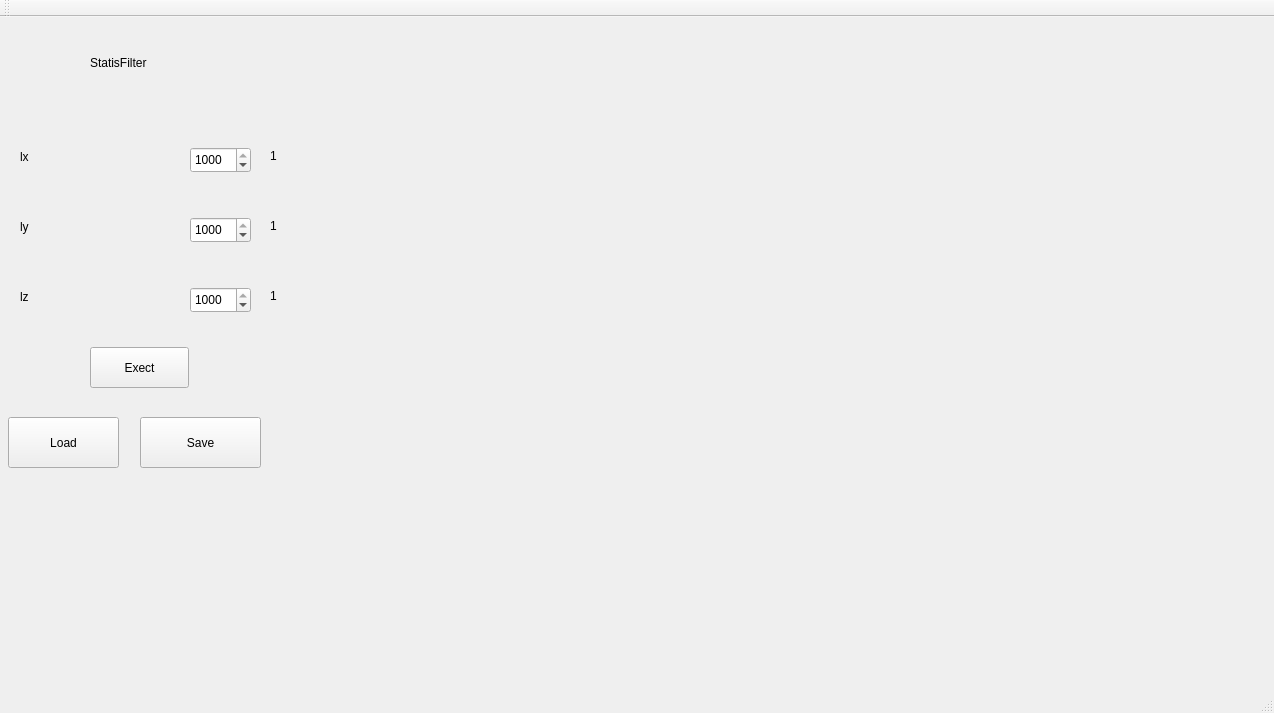
<?xml version="1.0" encoding="UTF-8"?>
<ui version="4.0">
 <class>VoxelFilter</class>
 <widget class="QMainWindow" name="VoxelFilter">
  <property name="geometry">
   <rect>
    <x>0</x>
    <y>0</y>
    <width>1274</width>
    <height>713</height>
   </rect>
  </property>
  <property name="windowTitle">
   <string>VoxelFilter</string>
  </property>
  <widget class="QWidget" name="centralWidget">
   <widget class="QLabel" name="label_title">
    <property name="geometry">
     <rect>
      <x>90</x>
      <y>30</y>
      <width>101</width>
      <height>31</height>
     </rect>
    </property>
    <property name="text">
     <string>StatisFilter</string>
    </property>
   </widget>
   <widget class="QLabel" name="label_num_2">
    <property name="geometry">
     <rect>
      <x>270</x>
      <y>200</y>
      <width>51</width>
      <height>17</height>
     </rect>
    </property>
    <property name="text">
     <string>1</string>
    </property>
   </widget>
   <widget class="QSpinBox" name="spinBox_2">
    <property name="geometry">
     <rect>
      <x>190</x>
      <y>200</y>
      <width>61</width>
      <height>26</height>
     </rect>
    </property>
    <property name="minimum">
     <number>-1000</number>
    </property>
    <property name="maximum">
     <number>1000</number>
    </property>
    <property name="value">
     <number>1000</number>
    </property>
   </widget>
   <widget class="QPushButton" name="pushButton_load">
    <property name="geometry">
     <rect>
      <x>8</x>
      <y>400</y>
      <width>111</width>
      <height>51</height>
     </rect>
    </property>
    <property name="text">
     <string>Load</string>
    </property>
   </widget>
   <widget class="QSpinBox" name="spinBox_1">
    <property name="geometry">
     <rect>
      <x>190</x>
      <y>130</y>
      <width>61</width>
      <height>26</height>
     </rect>
    </property>
    <property name="minimum">
     <number>-1000</number>
    </property>
    <property name="maximum">
     <number>1000</number>
    </property>
    <property name="value">
     <number>1000</number>
    </property>
   </widget>
   <widget class="QPushButton" name="pushButton_save">
    <property name="geometry">
     <rect>
      <x>140</x>
      <y>400</y>
      <width>121</width>
      <height>51</height>
     </rect>
    </property>
    <property name="text">
     <string>Save</string>
    </property>
   </widget>
   <widget class="QVTKWidget" name="qvtkWidget" native="true">
    <property name="geometry">
     <rect>
      <x>340</x>
      <y>70</y>
      <width>891</width>
      <height>551</height>
     </rect>
    </property>
   </widget>
   <widget class="QLabel" name="label_1">
    <property name="geometry">
     <rect>
      <x>20</x>
      <y>130</y>
      <width>71</width>
      <height>20</height>
     </rect>
    </property>
    <property name="text">
     <string>lx</string>
    </property>
   </widget>
   <widget class="QLabel" name="label_2">
    <property name="geometry">
     <rect>
      <x>20</x>
      <y>200</y>
      <width>151</width>
      <height>20</height>
     </rect>
    </property>
    <property name="text">
     <string>ly</string>
    </property>
   </widget>
   <widget class="QLabel" name="label_num_3">
    <property name="geometry">
     <rect>
      <x>270</x>
      <y>270</y>
      <width>51</width>
      <height>17</height>
     </rect>
    </property>
    <property name="text">
     <string>1</string>
    </property>
   </widget>
   <widget class="QLabel" name="label_3">
    <property name="geometry">
     <rect>
      <x>20</x>
      <y>270</y>
      <width>151</width>
      <height>20</height>
     </rect>
    </property>
    <property name="text">
     <string>lz</string>
    </property>
   </widget>
   <widget class="QSpinBox" name="spinBox_3">
    <property name="geometry">
     <rect>
      <x>190</x>
      <y>270</y>
      <width>61</width>
      <height>26</height>
     </rect>
    </property>
    <property name="minimum">
     <number>-1000</number>
    </property>
    <property name="maximum">
     <number>1000</number>
    </property>
    <property name="value">
     <number>1000</number>
    </property>
   </widget>
   <widget class="QPushButton" name="pushButton_exect">
    <property name="geometry">
     <rect>
      <x>90</x>
      <y>330</y>
      <width>99</width>
      <height>41</height>
     </rect>
    </property>
    <property name="text">
     <string>Exect</string>
    </property>
   </widget>
   <widget class="QLabel" name="label_num_1">
    <property name="geometry">
     <rect>
      <x>270</x>
      <y>130</y>
      <width>51</width>
      <height>17</height>
     </rect>
    </property>
    <property name="text">
     <string>1</string>
    </property>
   </widget>
  </widget>
  <widget class="QMenuBar" name="menuBar">
   <property name="geometry">
    <rect>
     <x>0</x>
     <y>0</y>
     <width>1274</width>
     <height>31</height>
    </rect>
   </property>
  </widget>
  <widget class="QToolBar" name="mainToolBar">
   <attribute name="toolBarArea">
    <enum>TopToolBarArea</enum>
   </attribute>
   <attribute name="toolBarBreak">
    <bool>false</bool>
   </attribute>
  </widget>
  <widget class="QStatusBar" name="statusBar"/>
 </widget>
 <layoutdefault spacing="6" margin="11"/>
 <customwidgets>
  <customwidget>
   <class>QVTKWidget</class>
   <extends>QWidget</extends>
   <header>QVTKWidget.h</header>
   <container>1</container>
  </customwidget>
 </customwidgets>
 <resources/>
 <connections/>
</ui>
